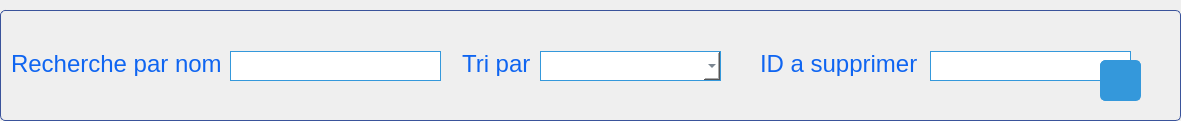
           <widget class="QGroupBox" name="groupBox_17">
            <property name="geometry">
             <rect>
              <x>110</x>
              <y>100</y>
              <width>1181</width>
              <height>121</height>
             </rect>
            </property>
            <property name="styleSheet">
             <string notr="true">QGroupBox {
    border: 1px solid #3a539b; /* Darker blue */
    border-radius: 5px;
    margin-top: 10px;
}

QGroupBox::title {
    subcontrol-origin: margin;
    subcontrol-position: top center;
    padding: 5px;
    color: #3a539b; /* Darker blue */
    font-weight: bold;
}

QLabel {
    color: #0F65F1; /* Medium blue */
    font-size: 24px; /* Larger font size */
    font-family: &quot;Candara&quot;, sans-serif; /* Different font family */
}

QComboBox {
    background-color: #ffffff; /* Light white background */
    border: 1px solid #3498db; /* Medium blue */
    padding: 5px;
    color: #2c3e50; /* Dark gray text */
    selection-background-color: #3498db; /* Medium blue */
}

QLineEdit {
    background-color: #ffffff; /* Light white background */
    border: 1px solid #3498db; /* Medium blue */
    padding: 5px;
    color: #2c3e50; /* Dark gray text */
}

QDateEdit {
    background-color: #ffffff; /* Light white background */
    border: 1px solid #3498db; /* Medium blue */
    padding: 5px;
    color: #2c3e50; /* Dark gray text */
}

QPushButton {
    background-color: #3498db; /* Medium blue */
    color: #ffffff; /* White text */
    border: 1px solid #3498db; /* Medium blue */
    padding: 12px 24px; /* Larger padding */
    border-radius: 5px;
    font-family: &quot;Cambria&quot;, serif; /* Different font family */
    font-size: 20px; /* Larger font size */
}

QPushButton:hover {
    background-color: #2980b9; /* Darker hover color */
    border: 1px solid #2980b9; /* Darker hover color */
}
</string>
            </property>
            <property name="title">
             <string/>
            </property>
            <widget class="QLineEdit" name="lineEdit_35">
             <property name="geometry">
              <rect>
               <x>230</x>
               <y>51</y>
               <width>211</width>
               <height>30</height>
              </rect>
             </property>
            </widget>
            <widget class="QLabel" name="label_97">
             <property name="geometry">
              <rect>
               <x>11</x>
               <y>51</y>
               <width>211</width>
               <height>25</height>
              </rect>
             </property>
             <property name="text">
              <string>Recherche par nom :</string>
             </property>
            </widget>
            <widget class="QLabel" name="label_98">
             <property name="geometry">
              <rect>
               <x>462</x>
               <y>51</y>
               <width>72</width>
               <height>25</height>
              </rect>
             </property>
             <property name="text">
              <string>Tri par :</string>
             </property>
            </widget>
            <widget class="QComboBox" name="comboBox_27">
             <property name="geometry">
              <rect>
               <x>540</x>
               <y>51</y>
               <width>181</width>
               <height>30</height>
              </rect>
             </property>
            </widget>
            <widget class="QLabel" name="label_99">
             <property name="geometry">
              <rect>
               <x>760</x>
               <y>51</y>
               <width>161</width>
               <height>25</height>
              </rect>
             </property>
             <property name="text">
              <string>ID a supprimer :</string>
             </property>
            </widget>
            <widget class="QLineEdit" name="loc_supp">
             <property name="geometry">
              <rect>
               <x>930</x>
               <y>51</y>
               <width>201</width>
               <height>30</height>
              </rect>
             </property>
            </widget>
            <widget class="QPushButton" name="pushButton_15">
             <property name="geometry">
              <rect>
               <x>1100</x>
               <y>60</y>
               <width>41</width>
               <height>41</height>
              </rect>
             </property>
             <property name="text">
              <string/>
             </property>
             <property name="icon">
              <iconset>
               <normaloff>../../../Downloads/icons8-trash-50.png</normaloff>../../../Downloads/icons8-trash-50.png</iconset>
             </property>
             <property name="iconSize">
              <size>
               <width>25</width>
               <height>25</height>
              </size>
             </property>
            </widget>
           </widget>
